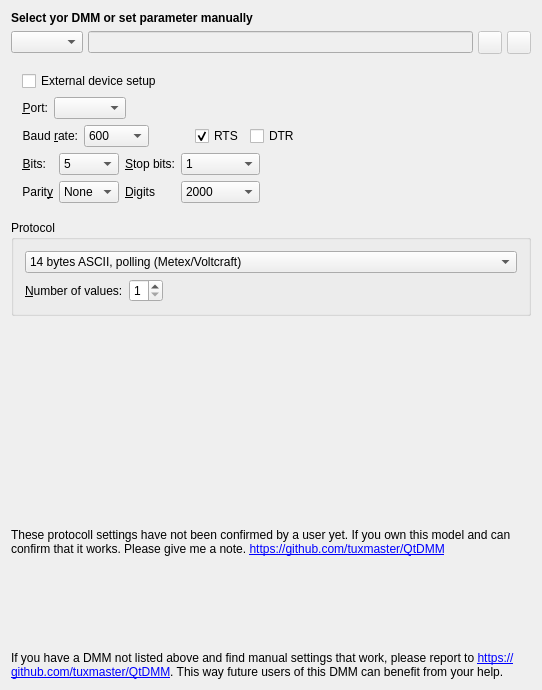
<?xml version="1.0" encoding="UTF-8"?>
<ui version="4.0">
 <class>UIDmmPrefs</class>
 <widget class="PrefWidget" name="UIDmmPrefs">
  <property name="geometry">
   <rect>
    <x>0</x>
    <y>0</y>
    <width>542</width>
    <height>690</height>
   </rect>
  </property>
  <layout class="QVBoxLayout" name="verticalLayout_2">
   <item>
    <widget class="QLabel" name="ui_hint">
     <property name="sizePolicy">
      <sizepolicy hsizetype="Minimum" vsizetype="Fixed">
       <horstretch>0</horstretch>
       <verstretch>0</verstretch>
      </sizepolicy>
     </property>
     <property name="frameShape">
      <enum>QFrame::NoFrame</enum>
     </property>
     <property name="text">
      <string>&lt;b&gt;Select yor DMM or set parameter manually&lt;/b&gt;</string>
     </property>
     <property name="wordWrap">
      <bool>false</bool>
     </property>
    </widget>
   </item>
   <item>
    <layout class="QHBoxLayout" name="_2">
     <property name="spacing">
      <number>5</number>
     </property>
     <item>
      <widget class="QComboBox" name="ui_model">
       <property name="whatsThis">
        <string>Here you may select your DMM model. If your DMM is not in the list, try to find working settings and mail them to me (&lt;font color=blue&gt;&lt;u&gt;qtdmm@mtoussaint.de&lt;/u&gt;&lt;/font&gt;). So I can add them to the list in the next release.</string>
       </property>
       <property name="currentText">
        <string notr="true"/>
       </property>
      </widget>
     </item>
     <item>
      <widget class="QLineEdit" name="ui_filename">
       <property name="enabled">
        <bool>false</bool>
       </property>
       <property name="readOnly">
        <bool>true</bool>
       </property>
      </widget>
     </item>
     <item>
      <widget class="QToolButton" name="ui_load">
       <property name="enabled">
        <bool>false</bool>
       </property>
       <property name="toolTip">
        <string>Load Settings</string>
       </property>
       <property name="text">
        <string/>
       </property>
       <property name="icon">
        <iconset resource="../resources.qrc">
         <normaloff>:/Symbols/import.xpm</normaloff>:/Symbols/import.xpm</iconset>
       </property>
      </widget>
     </item>
     <item>
      <widget class="QToolButton" name="ui_save">
       <property name="enabled">
        <bool>false</bool>
       </property>
       <property name="toolTip">
        <string>Save Settings</string>
       </property>
       <property name="text">
        <string/>
       </property>
       <property name="icon">
        <iconset resource="../resources.qrc">
         <normaloff>:/Symbols/export.xpm</normaloff>:/Symbols/export.xpm</iconset>
       </property>
      </widget>
     </item>
    </layout>
   </item>
   <item>
    <widget class="QWidget" name="ButtonGroup11" native="true">
     <property name="title" stdset="0">
      <string>Port settings</string>
     </property>
     <layout class="QFormLayout" name="formLayout_6">
      <item row="0" column="0">
       <layout class="QHBoxLayout" name="horizontalLayout_2">
        <item>
         <widget class="QCheckBox" name="ui_externalSetup">
          <property name="text">
           <string>External device setup</string>
          </property>
         </widget>
        </item>
        <item>
         <spacer name="horizontalSpacer">
          <property name="orientation">
           <enum>Qt::Horizontal</enum>
          </property>
          <property name="sizeHint" stdset="0">
           <size>
            <width>40</width>
            <height>20</height>
           </size>
          </property>
         </spacer>
        </item>
       </layout>
      </item>
      <item row="1" column="0">
       <layout class="QHBoxLayout" name="horizontalLayout_3">
        <item>
         <layout class="QFormLayout" name="formLayout_4">
          <item row="0" column="0">
           <widget class="QLabel" name="TextLabel2">
            <property name="text">
             <string>&amp;Port:</string>
            </property>
            <property name="alignment">
             <set>Qt::AlignRight|Qt::AlignTrailing|Qt::AlignVCenter</set>
            </property>
            <property name="wordWrap">
             <bool>false</bool>
            </property>
            <property name="buddy">
             <cstring>port</cstring>
            </property>
           </widget>
          </item>
          <item row="0" column="1">
           <layout class="QHBoxLayout" name="_3">
            <property name="spacing">
             <number>2</number>
            </property>
            <property name="leftMargin">
             <number>0</number>
            </property>
            <property name="topMargin">
             <number>0</number>
            </property>
            <property name="rightMargin">
             <number>0</number>
            </property>
            <property name="bottomMargin">
             <number>0</number>
            </property>
            <item>
             <widget class="QComboBox" name="port">
              <property name="sizePolicy">
               <sizepolicy hsizetype="MinimumExpanding" vsizetype="Fixed">
                <horstretch>0</horstretch>
                <verstretch>0</verstretch>
               </sizepolicy>
              </property>
              <property name="whatsThis">
               <string>Choose the serial device here. &lt;i&gt;(Hint for DOS people: /dev/ttyS0 corresponds to COM1. /dev/ttyS1 to COM2 ...)&lt;/i&gt;</string>
              </property>
              <property name="currentText">
               <string notr="true"/>
              </property>
              <property name="currentIndex">
               <number>-1</number>
              </property>
             </widget>
            </item>
           </layout>
          </item>
         </layout>
        </item>
       </layout>
      </item>
      <item row="2" column="0">
       <layout class="QHBoxLayout" name="_4">
        <item>
         <layout class="QFormLayout" name="formLayout_5">
          <item row="0" column="0">
           <widget class="QLabel" name="ui_baudLabel">
            <property name="text">
             <string>Baud &amp;rate:</string>
            </property>
            <property name="alignment">
             <set>Qt::AlignRight|Qt::AlignTrailing|Qt::AlignVCenter</set>
            </property>
            <property name="wordWrap">
             <bool>false</bool>
            </property>
            <property name="buddy">
             <cstring>baudRate</cstring>
            </property>
           </widget>
          </item>
          <item row="0" column="1">
           <widget class="QComboBox" name="baudRate">
            <property name="whatsThis">
             <string>Select the baud rate for the DMM here. If you encounter problems connecting to your DMM try lowering the baud rate. I had some problems with my &lt;b&gt;Metex ME-32&lt;/b&gt;. The Documentation said 1200 baud but it only worked at 600.</string>
            </property>
            <property name="currentText">
             <string notr="true">600</string>
            </property>
            <property name="currentIndex">
             <number>0</number>
            </property>
            <item>
             <property name="text">
              <string notr="true">600</string>
             </property>
            </item>
            <item>
             <property name="text">
              <string notr="true">1200</string>
             </property>
            </item>
            <item>
             <property name="text">
              <string notr="true">1800</string>
             </property>
            </item>
            <item>
             <property name="text">
              <string notr="true">2400</string>
             </property>
            </item>
            <item>
             <property name="text">
              <string notr="true">4800</string>
             </property>
            </item>
            <item>
             <property name="text">
              <string notr="true">9600</string>
             </property>
            </item>
            <item>
             <property name="text">
              <string notr="true">19200</string>
             </property>
            </item>
           </widget>
          </item>
         </layout>
        </item>
        <item>
         <spacer name="horizontalSpacer_3">
          <property name="orientation">
           <enum>Qt::Horizontal</enum>
          </property>
          <property name="sizeHint" stdset="0">
           <size>
            <width>40</width>
            <height>20</height>
           </size>
          </property>
         </spacer>
        </item>
        <item>
         <widget class="QCheckBox" name="uirts">
          <property name="text">
           <string notr="true">RTS</string>
          </property>
          <property name="checked">
           <bool>true</bool>
          </property>
         </widget>
        </item>
        <item>
         <widget class="QCheckBox" name="uidtr">
          <property name="text">
           <string notr="true">DTR</string>
          </property>
         </widget>
        </item>
        <item>
         <spacer name="spacer3">
          <property name="orientation">
           <enum>Qt::Horizontal</enum>
          </property>
          <property name="sizeType">
           <enum>QSizePolicy::Expanding</enum>
          </property>
          <property name="sizeHint" stdset="0">
           <size>
            <width>40</width>
            <height>21</height>
           </size>
          </property>
         </spacer>
        </item>
       </layout>
      </item>
      <item row="3" column="0">
       <layout class="QHBoxLayout" name="horizontalLayout_4">
        <item>
         <layout class="QFormLayout" name="formLayout_2">
          <item row="0" column="0">
           <widget class="QLabel" name="ui_bitsLabel">
            <property name="text">
             <string>&amp;Bits:</string>
            </property>
            <property name="alignment">
             <set>Qt::AlignRight|Qt::AlignTrailing|Qt::AlignVCenter</set>
            </property>
            <property name="wordWrap">
             <bool>false</bool>
            </property>
            <property name="buddy">
             <cstring>bitsCombo</cstring>
            </property>
           </widget>
          </item>
          <item row="0" column="1">
           <widget class="QComboBox" name="bitsCombo">
            <property name="whatsThis">
             <string>Number of bits for serial communication.</string>
            </property>
            <property name="currentText">
             <string notr="true">5</string>
            </property>
            <item>
             <property name="text">
              <string notr="true">5</string>
             </property>
            </item>
            <item>
             <property name="text">
              <string notr="true">6</string>
             </property>
            </item>
            <item>
             <property name="text">
              <string notr="true">7</string>
             </property>
            </item>
            <item>
             <property name="text">
              <string notr="true">8</string>
             </property>
            </item>
           </widget>
          </item>
          <item row="1" column="0">
           <widget class="QLabel" name="ui_parityLabel">
            <property name="text">
             <string>Parit&amp;y</string>
            </property>
            <property name="alignment">
             <set>Qt::AlignRight|Qt::AlignTrailing|Qt::AlignVCenter</set>
            </property>
            <property name="wordWrap">
             <bool>false</bool>
            </property>
            <property name="buddy">
             <cstring>stopBitsCombo</cstring>
            </property>
           </widget>
          </item>
          <item row="1" column="1">
           <widget class="QComboBox" name="parityCombo">
            <property name="whatsThis">
             <string>Parity for serial communication. May be None, Odd or Even.</string>
            </property>
            <item>
             <property name="text">
              <string>None</string>
             </property>
            </item>
            <item>
             <property name="text">
              <string>Even</string>
             </property>
            </item>
            <item>
             <property name="text">
              <string>Odd</string>
             </property>
            </item>
           </widget>
          </item>
         </layout>
        </item>
        <item>
         <layout class="QFormLayout" name="formLayout_3">
          <item row="0" column="0">
           <widget class="QLabel" name="ui_stopLabel">
            <property name="text">
             <string>&amp;Stop bits:</string>
            </property>
            <property name="alignment">
             <set>Qt::AlignRight|Qt::AlignTrailing|Qt::AlignVCenter</set>
            </property>
            <property name="wordWrap">
             <bool>false</bool>
            </property>
            <property name="buddy">
             <cstring>stopBitsCombo</cstring>
            </property>
           </widget>
          </item>
          <item row="0" column="1">
           <widget class="QComboBox" name="stopBitsCombo">
            <property name="whatsThis">
             <string>Number of stop bits for serial communication.</string>
            </property>
            <property name="currentText">
             <string notr="true">1</string>
            </property>
            <item>
             <property name="text">
              <string notr="true">1</string>
             </property>
            </item>
            <item>
             <property name="text">
              <string notr="true">2</string>
             </property>
            </item>
           </widget>
          </item>
          <item row="1" column="0">
           <widget class="QLabel" name="ui_displayLabel">
            <property name="text">
             <string>&amp;Digits</string>
            </property>
            <property name="alignment">
             <set>Qt::AlignRight|Qt::AlignTrailing|Qt::AlignVCenter</set>
            </property>
            <property name="wordWrap">
             <bool>false</bool>
            </property>
            <property name="buddy">
             <cstring>stopBitsCombo</cstring>
            </property>
           </widget>
          </item>
          <item row="1" column="1">
           <widget class="QComboBox" name="displayCombo">
            <property name="whatsThis">
             <string>Number of display digits.
&lt;ul&gt;&lt;li&gt;3 1/2 - 2000 Counts&lt;/li&gt;
&lt;li&gt;3 3/4 - 4000 Counts&lt;/li&gt;
&lt;li&gt;4 1/2 - 20000 Counts&lt;/li&gt;
&lt;li&gt;4 3/4 - 40000 Counts&lt;/li&gt;
&lt;/ul&gt;</string>
            </property>
            <property name="currentText">
             <string notr="true">2000</string>
            </property>
            <item>
             <property name="text">
              <string notr="true">2000</string>
             </property>
            </item>
            <item>
             <property name="text">
              <string notr="true">4000</string>
             </property>
            </item>
            <item>
             <property name="text">
              <string notr="true">6000</string>
             </property>
            </item>
            <item>
             <property name="text">
              <string notr="true">20000</string>
             </property>
            </item>
            <item>
             <property name="text">
              <string notr="true">22000</string>
             </property>
            </item>
            <item>
             <property name="text">
              <string notr="true">40000</string>
             </property>
            </item>
            <item>
             <property name="text">
              <string notr="true">50000</string>
             </property>
            </item>
            <item>
             <property name="text">
              <string notr="true">100000</string>
             </property>
            </item>
            <item>
             <property name="text">
              <string notr="true">200000</string>
             </property>
            </item>
            <item>
             <property name="text">
              <string notr="true">400000</string>
             </property>
            </item>
            <item>
             <property name="text">
              <string notr="true">1000000</string>
             </property>
            </item>
           </widget>
          </item>
         </layout>
        </item>
        <item>
         <spacer name="horizontalSpacer_2">
          <property name="orientation">
           <enum>Qt::Horizontal</enum>
          </property>
          <property name="sizeHint" stdset="0">
           <size>
            <width>40</width>
            <height>20</height>
           </size>
          </property>
         </spacer>
        </item>
       </layout>
      </item>
     </layout>
    </widget>
   </item>
   <item>
    <widget class="QGroupBox" name="ui_protocol">
     <property name="title">
      <string>Protocol</string>
     </property>
     <layout class="QVBoxLayout" name="verticalLayout">
      <item>
       <widget class="QComboBox" name="protocolCombo">
        <property name="whatsThis">
         <string>Here you may select the Communication type. If you have a not &quot;officially&quot; supported multimeter, just try out the existing protocols. If you are lucky it may work. If you find working settings, send the to me.</string>
        </property>
        <item>
         <property name="text">
          <string>14 bytes ASCII, polling (Metex/Voltcraft)</string>
         </property>
        </item>
        <item>
         <property name="text">
          <string>11 bytes ASCII, continuous (PeakTech 451)</string>
         </property>
        </item>
        <item>
         <property name="text">
          <string>14 bytes ASCII, continuous (Voltcraft)</string>
         </property>
        </item>
        <item>
         <property name="text">
          <string>15 bytes ASCII, continuous (Voltcraft)</string>
         </property>
        </item>
        <item>
         <property name="text">
          <string>11 bytes binary, continuous (M9803R)</string>
         </property>
        </item>
        <item>
         <property name="text">
          <string>14 bytes binary, continuous (VC820)</string>
         </property>
        </item>
        <item>
         <property name="text">
          <string>11 bytes binary, continuous (CyrustekES51986)</string>
         </property>
        </item>
        <item>
         <property name="text">
          <string>11 bytes binary, continuous (VC940)</string>
         </property>
        </item>
        <item>
         <property name="text">
          <string>14 bytes ASCII/binary, continuous (QM1537)</string>
         </property>
        </item>
        <item>
         <property name="text">
          <string>9 bytes binary, continuous (RS 22-812)</string>
         </property>
        </item>
        <item>
         <property name="text">
          <string>23 bytes ASCII, continuous (VC870)</string>
         </property>
        </item>
        <item>
         <property name="text">
          <string>22 bytes binary, continuous (DO3122)</string>
         </property>
        </item>
        <item>
         <property name="text">
          <string>14 bytes half-ASCII, UNI-T UT61E (CyrustekES51922)</string>
         </property>
        </item>
        <item>
         <property name="text">
          <string>DTM0660</string>
         </property>
        </item>
        <item>
         <property name="text">
          <string>11 bytes binary, continuous (CyrustekES51962)</string>
         </property>
        </item>
        <item>
         <property name="text">
          <string>variable bytes ASCII, Sigrok</string>
         </property>
        </item>
       </widget>
      </item>
      <item>
       <layout class="QHBoxLayout" name="horizontalLayout_6">
        <item>
         <layout class="QFormLayout" name="formLayout_8">
          <property name="fieldGrowthPolicy">
           <enum>QFormLayout::AllNonFixedFieldsGrow</enum>
          </property>
          <item row="0" column="0">
           <widget class="QLabel" name="TextLabel1_6">
            <property name="text">
             <string>&amp;Number of values:</string>
            </property>
            <property name="buddy">
             <cstring>ui_numValues</cstring>
            </property>
           </widget>
          </item>
          <item row="0" column="1">
           <widget class="QSpinBox" name="ui_numValues">
            <property name="whatsThis">
             <string>Some multimeter send several lines of data containing different measured values. As QtDMM only shows one variable here you can set the number of lines to be ignored for each measurement (That means that QtDMM only uses the first line).</string>
            </property>
            <property name="minimum">
             <number>1</number>
            </property>
            <property name="maximum">
             <number>4</number>
            </property>
           </widget>
          </item>
         </layout>
        </item>
        <item>
         <spacer name="Spacer1_4">
          <property name="orientation">
           <enum>Qt::Horizontal</enum>
          </property>
          <property name="sizeType">
           <enum>QSizePolicy::Expanding</enum>
          </property>
          <property name="sizeHint" stdset="0">
           <size>
            <width>20</width>
            <height>20</height>
           </size>
          </property>
         </spacer>
        </item>
       </layout>
      </item>
     </layout>
    </widget>
   </item>
   <item>
    <spacer name="Spacer1_3">
     <property name="orientation">
      <enum>Qt::Vertical</enum>
     </property>
     <property name="sizeType">
      <enum>QSizePolicy::Expanding</enum>
     </property>
     <property name="sizeHint" stdset="0">
      <size>
       <width>20</width>
       <height>30</height>
      </size>
     </property>
    </spacer>
   </item>
   <item>
    <widget class="QLabel" name="message2">
     <property name="sizePolicy">
      <sizepolicy hsizetype="Minimum" vsizetype="MinimumExpanding">
       <horstretch>0</horstretch>
       <verstretch>0</verstretch>
      </sizepolicy>
     </property>
     <property name="text">
      <string>&lt;html&gt;&lt;head/&gt;&lt;body&gt;&lt;p&gt;These protocoll settings have not been confirmed by a user yet. If you own this model and can confirm that it works. Please give me a note. &lt;a href=&quot;https://github.com/tuxmaster/QtDMM&quot;&gt;&lt;span style=&quot; text-decoration: underline; color:#0000ff;&quot;&gt;https://github.com/tuxmaster/QtDMM&lt;/span&gt;&lt;/a&gt;&lt;/p&gt;&lt;/body&gt;&lt;/html&gt;</string>
     </property>
     <property name="textFormat">
      <enum>Qt::RichText</enum>
     </property>
     <property name="alignment">
      <set>Qt::AlignBottom|Qt::AlignLeading|Qt::AlignLeft</set>
     </property>
     <property name="wordWrap">
      <bool>true</bool>
     </property>
     <property name="openExternalLinks">
      <bool>true</bool>
     </property>
    </widget>
   </item>
   <item>
    <widget class="QLabel" name="message">
     <property name="sizePolicy">
      <sizepolicy hsizetype="Minimum" vsizetype="MinimumExpanding">
       <horstretch>0</horstretch>
       <verstretch>0</verstretch>
      </sizepolicy>
     </property>
     <property name="text">
      <string>&lt;html&gt;&lt;head/&gt;&lt;body&gt;&lt;p&gt;If you have a DMM not listed above and find manual settings that work, please report to &lt;a href=&quot;https://github.com/tuxmaster/QtDMM&quot;&gt;&lt;span style=&quot; text-decoration: underline; color:#0000ff;&quot;&gt;https://github.com/tuxmaster/QtDMM&lt;/span&gt;&lt;/a&gt;. This way future users of this DMM can benefit from your help.&lt;/p&gt;&lt;/body&gt;&lt;/html&gt;</string>
     </property>
     <property name="textFormat">
      <enum>Qt::RichText</enum>
     </property>
     <property name="alignment">
      <set>Qt::AlignBottom|Qt::AlignLeading|Qt::AlignLeft</set>
     </property>
     <property name="wordWrap">
      <bool>true</bool>
     </property>
     <property name="openExternalLinks">
      <bool>true</bool>
     </property>
    </widget>
   </item>
  </layout>
 </widget>
 <layoutdefault spacing="6" margin="11"/>
 <customwidgets>
  <customwidget>
   <class>PrefWidget</class>
   <extends>QWidget</extends>
   <header>prefwidget.h</header>
   <container>1</container>
  </customwidget>
 </customwidgets>
 <tabstops>
  <tabstop>ui_model</tabstop>
  <tabstop>port</tabstop>
  <tabstop>baudRate</tabstop>
  <tabstop>bitsCombo</tabstop>
  <tabstop>stopBitsCombo</tabstop>
  <tabstop>parityCombo</tabstop>
  <tabstop>displayCombo</tabstop>
 </tabstops>
 <includes>
  <include location="global">prefwidget.h</include>
 </includes>
 <resources>
  <include location="../resources.qrc"/>
 </resources>
 <connections/>
</ui>
